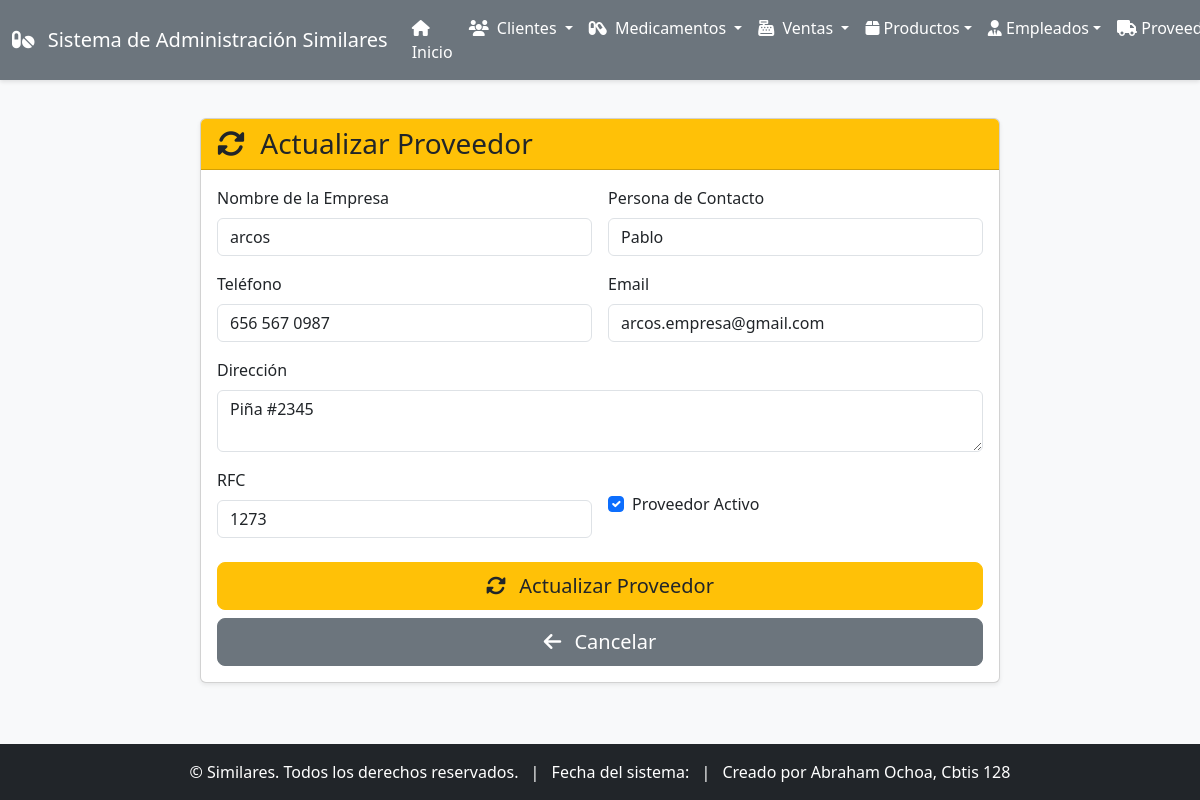
/proveedores/actualizar/1/, run on the app's committed database.
### app_Similares/models.py (models this page shows, shortened)
class Proveedor(models.Model):
    nombre_empresa = models.CharField(max_length=100, verbose_name="Nombre de la Empresa")
    contacto = models.CharField(max_length=100, verbose_name="Persona de Contacto")
    telefono = models.CharField(max_length=15, verbose_name="Teléfono")
    email = models.EmailField(verbose_name="Email")
    direccion = models.TextField(verbose_name="Dirección")
    rfc = models.CharField(max_length=13, verbose_name="RFC")
    fecha_registro = models.DateField(auto_now_add=True, verbose_name="Fecha de Registro")
    activo = models.BooleanField(default=True, verbose_name="Activo")
    class Meta:
        verbose_name = "Proveedor"
        verbose_name_plural = "Proveedores"

### app_Similares/views.py (the view)
# urls.py: path('proveedores/actualizar/<int:pk>/', views.actualizar_proveedor, name='actualizar_proveedor'),
def actualizar_proveedor(request, pk):
    proveedor = get_object_or_404(Proveedor, pk=pk)
    return render(request, 'app_Similares/proveedores/actualizar_proveedor.html', {'proveedor': proveedor})

### app_Similares/templates/app_Similares/proveedores/actualizar_proveedor.html (shortened to what this page needs)
{% extends 'app_Similares/base.html' %}
{% block content %}
<div class="container mt-4">
    <div class="card shadow-sm mx-auto" style="max-width: 800px;">
        <div class="card-header bg-warning text-dark">
            <h3 class="mb-0"><i class="fas fa-sync-alt me-2"></i> Actualizar Proveedor</h3>
        </div>
        <div class="card-body">
            <form method="post" action="{% url 'realizar_actualizacion_proveedor' proveedor.pk %}">
                <div class="row g-3">
                    <div class="col-md-6">
                        <label class="form-label">Nombre de la Empresa</label>
                        <input type="text" name="nombre_empresa" class="form-control" value="{{ proveedor.nombre_empresa }}" required>
                    </div>
                    <div class="col-md-6">
                        <label class="form-label">Persona de Contacto</label>
                        <input type="text" name="contacto" class="form-control" value="{{ proveedor.contacto }}" required>
                    </div>
                    <div class="col-md-6">
                        <label class="form-label">Teléfono</label>
                        <input type="text" name="telefono" class="form-control" value="{{ proveedor.telefono }}" required>
                    </div>
                    <div class="col-md-6">
                        <label class="form-label">Email</label>
                        <input type="email" name="email" class="form-control" value="{{ proveedor.email }}" required>
                    </div>
                    <div class="col-12">
                        <label class="form-label">Dirección</label>
                        <textarea name="direccion" class="form-control" rows="2" required>{{ proveedor.direccion }}</textarea>
                    </div>
                    <div class="col-md-6">
                        <label class="form-label">RFC</label>
                        <input type="text" name="rfc" class="form-control" value="{{ proveedor.rfc }}" maxlength="13" required>
                    </div>
                    <div class="col-md-6">
                        <div class="form-check mt-4">
                            <input class="form-check-input" type="checkbox" name="activo" id="activo" {% if proveedor.activo %}checked{% endif %}>
                            <label class="form-check-label" for="activo">Proveedor Activo</label>
                        </div>
                    </div>
                </div>
                <div class="d-grid gap-2 mt-4">
                    <button type="submit" class="btn btn-warning btn-lg text-dark">
                        <i class="fas fa-sync-alt me-2"></i> Actualizar Proveedor
                    </button>
                    <a href="{% url 'ver_proveedores' %}" class="btn btn-secondary btn-lg">
                        <i class="fas fa-arrow-left me-2"></i> Cancelar
                    </a>
                </div>
            </form>
        </div>
    </div>
</div>
{% endblock %}

### app_Similares/templates/app_Similares/base.html (style rules this page uses)
body { display: flex; flex-direction: column; min-height: 100vh; background-color: #f8f9fa; }
.btn-warning { background-color: #ffc107; border-color: #ffc107; }

### data on the page
Proveedor: nombre_empresa "arcos", contacto "Pablo", telefono "656 567 0987", email "arcos.empresa@gmail.com", direccion "Piña #2345", rfc "1273", activo "☑"
